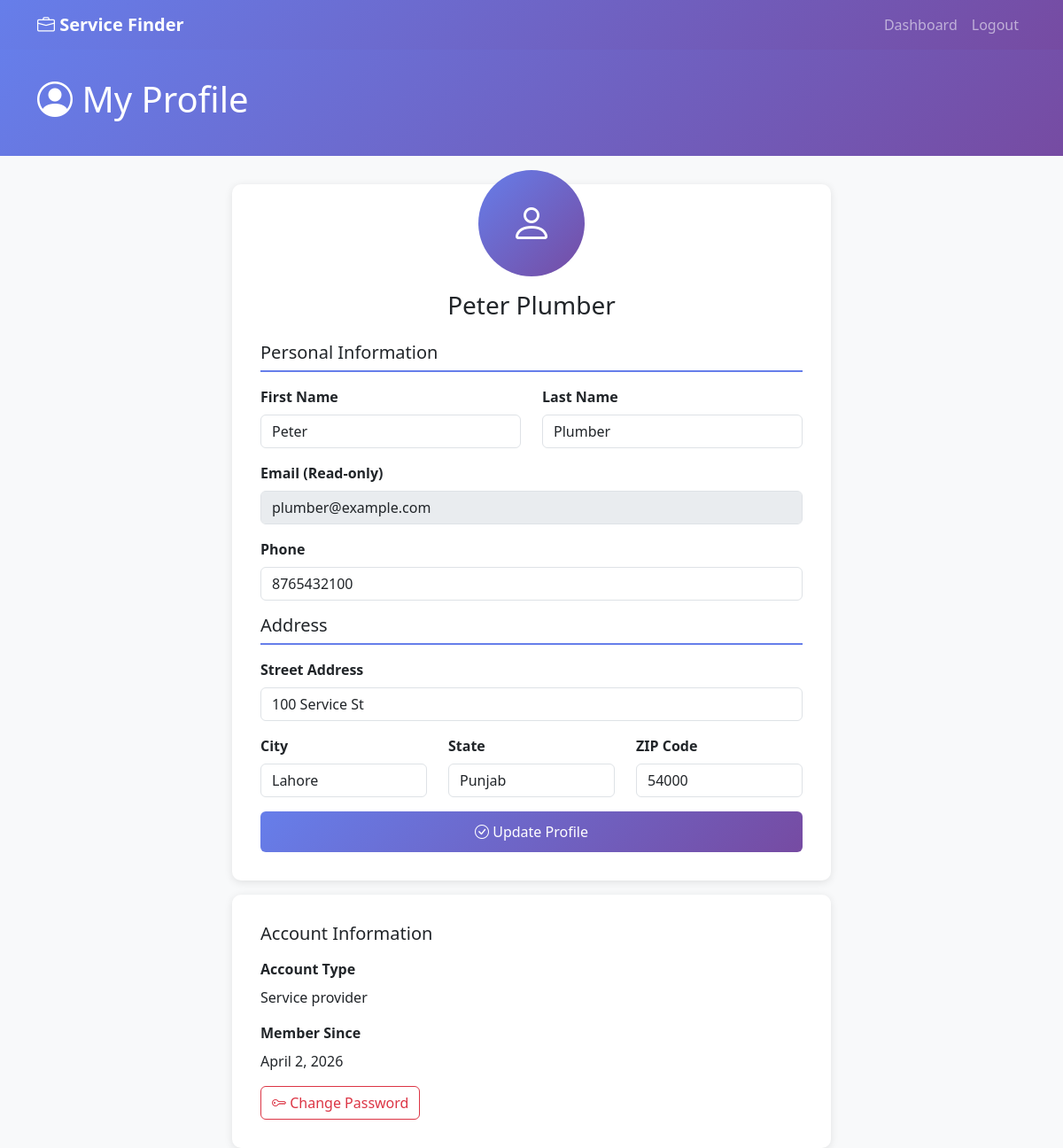
Page /profile.php (signed in) on the committed database.
### tables this page shows
CREATE TABLE users (
    user_id INT PRIMARY KEY AUTO_INCREMENT,
    username VARCHAR(100) UNIQUE NOT NULL,
    email VARCHAR(100) UNIQUE NOT NULL,
    password VARCHAR(255) NOT NULL,
    first_name VARCHAR(100),
    last_name VARCHAR(100),
    phone VARCHAR(15),
    address TEXT,
    city VARCHAR(100),
    state VARCHAR(100),
    zip_code VARCHAR(10),
    profile_image VARCHAR(255),
    user_type ENUM('customer', 'service_provider') DEFAULT 'customer',
    is_verified BOOLEAN DEFAULT FALSE,
    created_at TIMESTAMP DEFAULT CURRENT_TIMESTAMP,
    updated_at TIMESTAMP DEFAULT CURRENT_TIMESTAMP ON UPDATE CURRENT_TIMESTAMP
);

### database_connection.php (called while the page is built, shortened)
<?php
function executeQuery($conn, $query, $types = '', $params = []) {
    $stmt = $conn->prepare($query);
    if (!empty($types) && !empty($params)) {
        $paramRefs = [];
        foreach ($params as &$param) {
            $paramRefs[] = &$param;
        }
        $stmt->bind_param($types, ...$paramRefs);
    }
    if (!$stmt->execute()) {
        return ['success' => false, 'error' => $stmt->error];
    }
    return ['success' => true, 'stmt' => $stmt];
}
function getSingleResult($conn, $query, $types = '', $params = []) {
    $result = executeQuery($conn, $query, $types, $params);
    $stmt = $result['stmt'];
    $result = $stmt->get_result();
    $row = $result->fetch_assoc();
    return $row;
}

### helpers.php (called while the page is built, shortened)
<?php
function formatDate($date, $format = 'M d, Y') {
    return date($format, strtotime($date));
}
?>

### profile.php (the view, shortened to what this page needs)
<?php
include 'database_connection.php';
include 'helpers.php';
$user = getSingleResult($conn, "SELECT * FROM users WHERE user_id = ?", 'i', [$_SESSION['user_id']]);
?>
<!DOCTYPE html>
<html lang="en">
<head>
    <link href="https://cdn.jsdelivr.net/npm/bootstrap@5.3.0/dist/css/bootstrap.min.css" rel="stylesheet">
    <link rel="stylesheet" href="https://cdn.jsdelivr.net/npm/bootstrap-icons@1.11.0/font/bootstrap-icons.css">
</head>
<body>
    <nav class="navbar navbar-expand-lg navbar-dark" style="background: linear-gradient(135deg, #667eea 0%, #764ba2 100%);">
        <div class="container">
            <a class="navbar-brand fw-bold" href="index.php"><i class="bi bi-briefcase"></i> Service Finder</a>
            <div class="navbar-nav ms-auto">
                <a class="nav-link" href="dashboard.php">Dashboard</a>
                <a class="nav-link" href="logout.php">Logout</a>
            </div>
        </div>
    </nav>
    <div class="profile-header">
        <div class="container">
            <h1><i class="bi bi-person-circle"></i> My Profile</h1>
        </div>
    </div>
    <div class="container" style="max-width: 700px;">
        <div class="profile-card">
            <div class="profile-avatar">
                <i class="bi bi-person"></i>
            </div>
            <h3 class="text-center mb-4"><?php echo htmlspecialchars($user['first_name'] . ' ' . $user['last_name']); ?></h3>
            <form method="POST">
                <div class="form-section">
                    <h5>Personal Information</h5>
                    <div class="row">
                        <div class="col-md-6 mb-3">
                            <label for="first_name" class="form-label fw-bold">First Name</label>
                            <input type="text" class="form-control" id="first_name" name="first_name"
                                   value="<?php echo htmlspecialchars($user['first_name']); ?>" required>
                        </div>
                        <div class="col-md-6 mb-3">
                            <label for="last_name" class="form-label fw-bold">Last Name</label>
                            <input type="text" class="form-control" id="last_name" name="last_name"
                                   value="<?php echo htmlspecialchars($user['last_name']); ?>" required>
                        </div>
                    </div>
                    <div class="mb-3">
                        <label for="email" class="form-label fw-bold">Email (Read-only)</label>
                        <input type="email" class="form-control" id="email" name="email"
                               value="<?php echo htmlspecialchars($user['email']); ?>" disabled>
                    </div>
                    <div class="mb-3">
                        <label for="phone" class="form-label fw-bold">Phone</label>
                        <input type="tel" class="form-control" id="phone" name="phone"
                               value="<?php echo htmlspecialchars($user['phone']); ?>">
                    </div>
                </div>
                <div class="form-section">
                    <h5>Address</h5>
                    <div class="mb-3">
                        <label for="address" class="form-label fw-bold">Street Address</label>
                        <input type="text" class="form-control" id="address" name="address"
                               value="<?php echo htmlspecialchars($user['address']); ?>">
                    </div>
                    <div class="row">
                        <div class="col-md-4 mb-3">
                            <label for="city" class="form-label fw-bold">City</label>
                            <input type="text" class="form-control" id="city" name="city"
                                   value="<?php echo htmlspecialchars($user['city']); ?>">
                        </div>
                        <div class="col-md-4 mb-3">
                            <label for="state" class="form-label fw-bold">State</label>
                            <input type="text" class="form-control" id="state" name="state"
                                   value="<?php echo htmlspecialchars($user['state']); ?>">
                        </div>
                        <div class="col-md-4 mb-3">
                            <label for="zip_code" class="form-label fw-bold">ZIP Code</label>
                            <input type="text" class="form-control" id="zip_code" name="zip_code"
                                   value="<?php echo htmlspecialchars($user['zip_code']); ?>">
                        </div>
                    </div>
                </div>
                <div class="d-grid gap-2">
                    <button type="submit" class="btn btn-primary" style="background: linear-gradient(135deg, #667eea 0%, #764ba2 100%); border: none; padding: 0.7rem;">
                        <i class="bi bi-check-circle"></i> Update Profile
                    </button>
                </div>
            </form>
        </div>
        <div class="profile-card mt-3">
            <h5>Account Information</h5>
            <div style="margin: 1rem 0;">
                <label class="form-label fw-bold">Account Type</label>
                <p><?php echo ucfirst(str_replace('_', ' ', $user['user_type'])); ?></p>
            </div>
            <div style="margin: 1rem 0;">
                <label class="form-label fw-bold">Member Since</label>
                <p><?php echo formatDate($user['created_at'], 'F j, Y'); ?></p>
            </div>
            <button class="btn btn-outline-danger" onclick="alert('Change password feature coming soon')">
                <i class="bi bi-key"></i> Change Password
            </button>
        </div>
    </div>
</body>
</html>

### profile.php (style rules this page uses)
body { background: #f8f9fa; }
.profile-header { background: linear-gradient(135deg, #667eea 0%, #764ba2 100%); color: white; padding: 2rem 0; margin-bottom: 2rem; }
.profile-card { background: white; border-radius: 10px; box-shadow: 0 2px 10px rgba(0,0,0,0.1); padding: 2rem; }
.profile-avatar { width: 120px; height: 120px; background: linear-gradient(135deg, #667eea 0%, #764ba2 100%); border-radius: 50%; display: flex; align-items: center; justify-content: center; color: white; font-size: 3rem; margin: -3rem auto 1rem; }
.form-section h5 { margin-bottom: 1rem; padding-bottom: 0.5rem; border-bottom: 2px solid #667eea; }

### rows in the picture
users: first_name+last_name "Peter Plumber", first_name "Peter", last_name "Plumber", email "plumber@example.com", phone "8765432100", address "100 Service St", city "Lahore", state "Punjab", zip_code "54000", user_type "Service provider", created_at "April 2, 2026"
